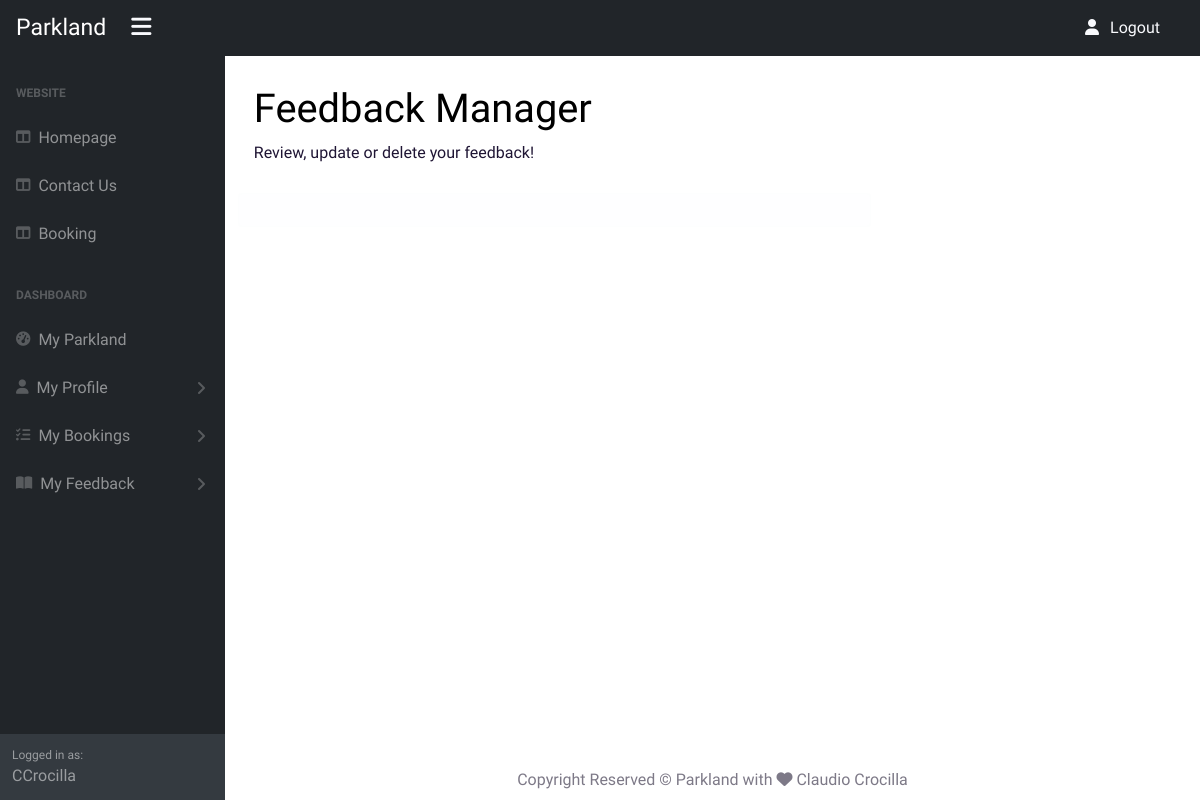
Page /dashboard/feedback/list (signed in) on the earlier database version.
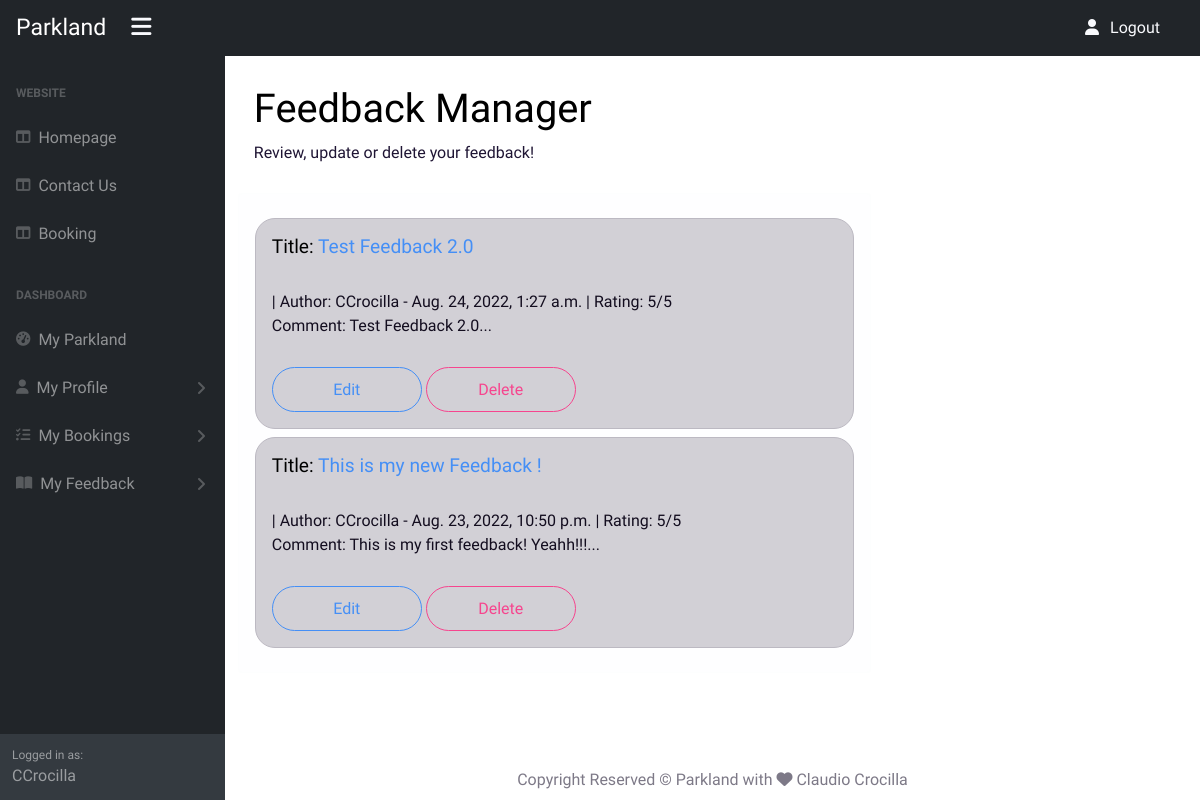
Same page on the later database version.
### car_park/models.py (models this page shows, shortened)
class Feedback(models.Model):
    created_by = models.ForeignKey(
        User,
        null=True,
        blank=True,
        on_delete=models.CASCADE,
        related_name="feedbacks",
        default=User
        )
    created_date = models.DateTimeField(auto_now_add=True)
    booking = models.ForeignKey(
        Booking,
        null=True,
        on_delete=models.CASCADE,
        related_name="feedbacks"
        )
    title = models.CharField(max_length=100)
    rating_stars = models.IntegerField(null=True, blank=False)
    comment = models.TextField(max_length=650, blank=False, null=False)
    class Meta:
        ordering = ['created_date']

### dashboard/views.py (the view, shortened to what this page needs)
class ListFeedbackView(ListView):
    model = Feedback
    template_name = 'dashboard/list-feedback.html'
    ordering = ['-created_date']
    fields = '__all__'

### dashboard/templates/dashboard/list-feedback.html (shortened to what this page needs)
{% extends 'dashboard/base.html' %}
{% load static %}
{% block content %}
{% if user.is_authenticated %}
<div class="text-dark">
    <h1 class="mt-4">Feedback Manager</h1>
    <ol class="breadcrumb mb-4">
        <li class="active">Review, update or delete your feedback!</li>
    </ol>
    <div class="row d-flex ">
        <div class="col-12 col-md-10 col-xl-8 col-xxl-6 alert alert-light">
            {% for feedback in feedback_list %}
            {% if feedback.created_by.id == user.id %}
            <div class="p-3 mb-2 mt-2 alert alert-dark rounded-3">
                <h5> Title: <a href="{% url 'details-feedback' feedback.pk %}">{{feedback.title}}</a> </h5><br />|
                Author: {{ feedback.created_by.username }} - {{ feedback.created_date }} | Rating:
                {{ feedback.rating_stars }}/5 <br />
                Comment: {{ feedback.comment|slice:":200" }}... <br />
                <a class="btn btn-lg btn-minwidth btn-outline-primary rounded-pill mt-4"
                    href="{% url 'edit-feedback' feedback.pk %}" aria-label="Edit">Edit</a>
                <a class="btn btn-lg btn-minwidth btn-outline-danger rounded-pill mt-4"
                    href="{% url 'delete-feedback' feedback.pk %}" aria-label="Delete">Delete</a>
            </div>
            {% endif %}
            {% endfor %}
        </div>
    </div>
</div>
{% endif %}
{% endblock %}

### dashboard/templates/dashboard/base.html (shortened to what this page needs)
{% load static %}
<!DOCTYPE html>
<html lang="en">
<head>
    {% block corecss %}
    <link href="https://cdn.jsdelivr.net/npm/bootstrap@5.1.3/dist/css/bootstrap.min.css" rel="stylesheet"
>
    <link href="{% static 'css/theme.css' %}" rel="stylesheet" type="text/css">
    <link href="{% static 'css/rating-stars.css' %}" rel="stylesheet" type="text/css">
    <link href="{% static 'css/custom-style.css' %}" rel="stylesheet" type="text/css">
    {% endblock %}
</head>
<body>
    <nav class="sb-topnav navbar navbar-expand sb-sidenav-dark ">
        <a class="fs-2 ps-3 text-decoration-none text-white" href="{% url 'homepage' %}"
            aria-label="Go to Homepage">Parkland</a>
        <button class="fs-2 btn btn-link btn-sm order-0 order-lg-0 mx-3 text-light text-decoration-none d-inline-block"
            id="sidebarToggle" href="#!" aria-label="Open Sidebar"><i class="fas fa-bars"></i></button>
        <ul class="navbar-nav ms-auto me-3">
            <li class="nav-item">
                <a class="nav-link text-light text-decoration-none" href="{% url 'account_logout' %}">
                    <i class="fas fa-user fa-fw me-2"></i>Logout
                </a>
            </li>
        </ul>
    </nav>
    <div id="layoutSidenav">
        <div id="layoutSidenav_nav">
            <nav class="sb-sidenav accordion sb-sidenav-dark" id="sidenavAccordion">
                <div class="sb-sidenav-menu">
                    <div class="nav">
                        <div class="sb-sidenav-menu-heading">Website</div>
                        <a class="nav-link" href="{% url 'homepage' %}">
                            <div class="sb-nav-link-icon"><i class="fas fa-columns"></i></div>
                            Homepage
                        </a>
                        <a class="nav-link" href="{% url 'contact' %}">
                            <div class="sb-nav-link-icon"><i class="fas fa-columns"></i></div>
                            Contact Us
                        </a>
                        {% if user.is_authenticated %}
                        <a class="nav-link" href="{% url 'searchparking' %}">
                            <div class="sb-nav-link-icon"><i class="fas fa-columns"></i></div>
                            Booking
                        </a>
                        <div class="sb-sidenav-menu-heading">Dashboard</div>
                        <a class="nav-link" href="{% url 'dashboard' %}">
                            <div class="sb-nav-link-icon"><i class="fas fa-tachometer-alt"></i></div>
                            My Parkland
                        </a>
                        <a class="nav-link collapsed" href="#" data-bs-toggle="collapse"
                            data-bs-target="#collapseLayouts" aria-expanded="false" aria-controls="collapseLayouts">
                            <div class="sb-nav-link-icon"><i class="fas fa-user"></i></div>
                            My Profile
                            <div class="sb-sidenav-collapse-arrow"><i class="fas fa-angle-down"></i></div>
                        </a>
                        <a class="nav-link collapsed" href="#" data-bs-toggle="collapse" data-bs-target="#collapsePages"
                            aria-expanded="false" aria-controls="collapsePages">
                            <div class="sb-nav-link-icon"><i class="fas fa-tasks"></i></div>
                            My Bookings
                            <div class="sb-sidenav-collapse-arrow"><i class="fas fa-angle-down"></i></div>
                        </a>
                        <a class="nav-link collapsed" href="#" data-bs-toggle="collapse"
                            data-bs-target="#collapseFeedback" aria-expanded="false" aria-controls="collapseFeedback">
                            <div class="sb-nav-link-icon"><i class="fas fa-book-open"></i></div>
                            My Feedback
                            <div class="sb-sidenav-collapse-arrow"><i class="fas fa-angle-down"></i></div>
                        </a>
                        {% endif %}
                    </div>
                </div>
                <div class="sb-sidenav-footer">
                    <div class="small">Logged in as:</div>
                    {% if not user.first_name or not user.last_name %}
                    {{ user }}
                    {% else %}
                    {{ user.first_name }}
                    {{ user.last_name }}
                    {% endif %}
                </div>
            </nav>
        </div>
        <div id="layoutSidenav_content">
            <div class="container-fluid px-4">
                {% block content %}
                {% endblock %}
            </div>
            <div class="py-2 mt-auto">
                <div class="container">
                    <div class="row">
                        <div class="col-12">
                            <div class="text-center">
                                <p class="mb-0">Copyright Reserved &copy; Parkland with&nbsp;<i
                                        class="fas fa-heart"></i>
                                    Claudio Crocilla
                                </p>
                            </div>
                        </div>
                    </div>
                </div>
            </div>
        </div>
    </div>
</body>
</html>

### static/css/custom-style.css (style rules this page uses)
::placeholder { color: #5B5A5E; opacity: 1; }
.sb-sidenav-dark { background-color: #181D31; }
.btn-minwidth { min-width: 150px; }
#layoutSidenav { display: flex; }
#layoutSidenav #layoutSidenav_nav { flex-basis: 225px; flex-shrink: 0; transition: transform 0.15s ease-in-out; z-index: 1038; transform: translateX(-225px); }
#layoutSidenav #layoutSidenav_content { position: relative; display: flex; flex-direction: column; justify-content: space-between; min-width: 0; flex-grow: 1; min-height: calc(100vh - 56px); margin-left: -225px; }
@media (min-width: 992px) { #layoutSidenav #layoutSidenav_nav { transform: translateX(0); } }
@media (min-width: 992px) { #layoutSidenav #layoutSidenav_content { margin-left: 0; transition: margin 0.15s ease-in-out; } }
.nav .nav-link .sb-nav-link-icon, .sb-sidenav-menu .nav-link .sb-nav-link-icon { margin-right: 0.5rem; }
.sb-topnav { padding-left: 0; height: 56px; z-index: 1039; }
.sb-sidenav { display: flex; flex-direction: column; height: 100%; flex-wrap: nowrap; }
.sb-sidenav .sb-sidenav-menu { flex-grow: 1; }
.sb-sidenav .sb-sidenav-menu .nav { flex-direction: column; flex-wrap: nowrap; }
.sb-sidenav .sb-sidenav-menu .nav .sb-sidenav-menu-heading { padding: 1.75rem 1rem 0.75rem; font-size: 0.75rem; font-weight: bold; text-transform: uppercase; }
.sb-sidenav .sb-sidenav-menu .nav .nav-link { display: flex; align-items: center; padding-top: 0.75rem; padding-bottom: 0.75rem; position: relative; }
.sb-sidenav .sb-sidenav-menu .nav .nav-link .sb-nav-link-icon { font-size: 0.9rem; }
.sb-sidenav .sb-sidenav-menu .nav .nav-link .sb-sidenav-collapse-arrow { display: inline-block; margin-left: auto; transition: transform 0.15s ease; }
.sb-sidenav .sb-sidenav-menu .nav .nav-link.collapsed .sb-sidenav-collapse-arrow { transform: rotate(-90deg); }
.sb-sidenav .sb-sidenav-footer { padding: 0.75rem; flex-shrink: 0; }
.sb-sidenav-dark { background-color: #212529; color: rgba(255, 255, 255, 0.5); }
.sb-sidenav-dark .sb-sidenav-menu .sb-sidenav-menu-heading { color: rgba(255, 255, 255, 0.25); }
.sb-sidenav-dark .sb-sidenav-menu .nav-link { color: rgba(255, 255, 255, 0.5); }
.sb-sidenav-dark .sb-sidenav-menu .nav-link .sb-nav-link-icon { color: rgba(255, 255, 255, 0.25); }
.sb-sidenav-dark .sb-sidenav-menu .nav-link .sb-sidenav-collapse-arrow { color: rgba(255, 255, 255, 0.25); }
.sb-sidenav-dark .sb-sidenav-footer { background-color: #343a40; }

Differences in the rows shown:
added Feedback: title "Test Feedback 2.0", created_by.username "CCrocilla", created_date "Aug. 24, 2022, 1:27 a.m.", rating_stars "5", comment "Test Feedback 2.0"
added Feedback: title "This is my new Feedback !", created_by.username "CCrocilla", created_date "Aug. 23, 2022, 10:50 p.m.", rating_stars "5", comment "This is my first feedback! Yeahh!!!"
